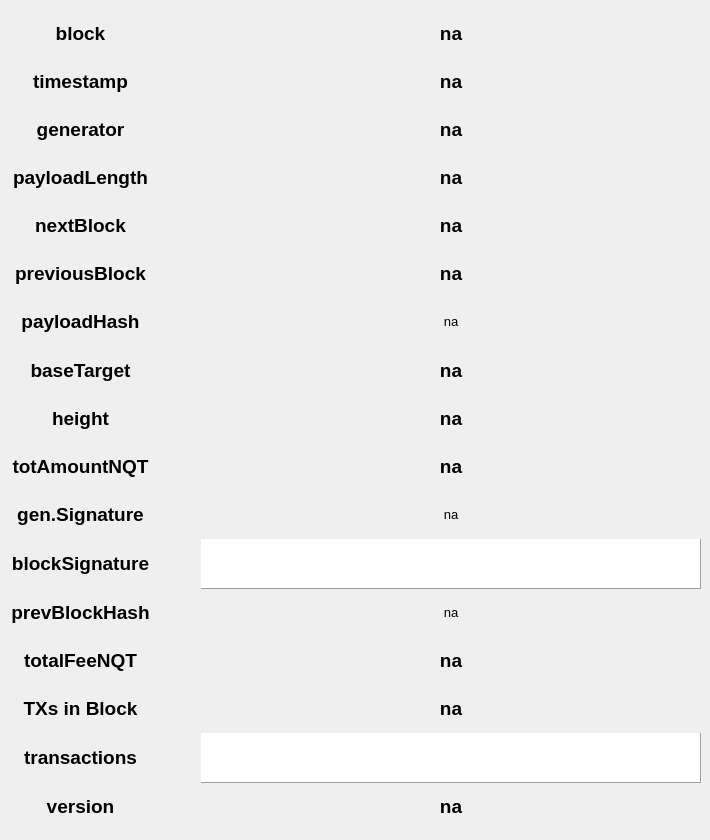
    <widget class="QWidget" name="tab_block">
     <attribute name="title">
      <string>Block</string>
     </attribute>
     <widget class="QWidget" name="gridLayoutWidget_7">
      <property name="geometry">
       <rect>
        <x>0</x>
        <y>10</y>
        <width>701</width>
        <height>821</height>
       </rect>
      </property>
      <layout class="QGridLayout" name="gridLayout_block" rowstretch="0,0,0,0,0,0,0,0,0,0,0,0,0,0,0,0,0" columnstretch="0,0,0">
       <property name="spacing">
        <number>0</number>
       </property>
       <item row="3" column="0">
        <widget class="QLabel" name="label_block_payloadLength">
         <property name="font">
          <font>
           <pointsize>14</pointsize>
           <weight>75</weight>
           <bold>true</bold>
          </font>
         </property>
         <property name="text">
          <string>payloadLength</string>
         </property>
         <property name="alignment">
          <set>Qt::AlignCenter</set>
         </property>
         <property name="textInteractionFlags">
          <set>Qt::TextSelectableByKeyboard|Qt::TextSelectableByMouse</set>
         </property>
        </widget>
       </item>
       <item row="3" column="2">
        <widget class="QLabel" name="label_block_payloadLengthD">
         <property name="font">
          <font>
           <pointsize>14</pointsize>
           <weight>75</weight>
           <bold>true</bold>
          </font>
         </property>
         <property name="text">
          <string>na</string>
         </property>
         <property name="alignment">
          <set>Qt::AlignCenter</set>
         </property>
         <property name="textInteractionFlags">
          <set>Qt::TextSelectableByKeyboard|Qt::TextSelectableByMouse</set>
         </property>
        </widget>
       </item>
       <item row="11" column="2">
        <widget class="QPlainTextEdit" name="plainTextEdit_blockSigD">
         <property name="sizePolicy">
          <sizepolicy hsizetype="Fixed" vsizetype="Fixed">
           <horstretch>0</horstretch>
           <verstretch>0</verstretch>
          </sizepolicy>
         </property>
         <property name="minimumSize">
          <size>
           <width>500</width>
           <height>0</height>
          </size>
         </property>
         <property name="maximumSize">
          <size>
           <width>500</width>
           <height>50</height>
          </size>
         </property>
         <property name="font">
          <font>
           <pointsize>10</pointsize>
           <weight>50</weight>
           <bold>false</bold>
          </font>
         </property>
         <property name="frameShape">
          <enum>QFrame::Panel</enum>
         </property>
         <property name="frameShadow">
          <enum>QFrame::Raised</enum>
         </property>
         <property name="documentTitle">
          <string notr="true"/>
         </property>
         <property name="undoRedoEnabled">
          <bool>false</bool>
         </property>
         <property name="textInteractionFlags">
          <set>Qt::TextSelectableByKeyboard|Qt::TextSelectableByMouse</set>
         </property>
        </widget>
       </item>
       <item row="1" column="2">
        <widget class="QLabel" name="label_block_timeD">
         <property name="font">
          <font>
           <pointsize>14</pointsize>
           <weight>75</weight>
           <bold>true</bold>
          </font>
         </property>
         <property name="text">
          <string>na</string>
         </property>
         <property name="textFormat">
          <enum>Qt::PlainText</enum>
         </property>
         <property name="alignment">
          <set>Qt::AlignCenter</set>
         </property>
         <property name="textInteractionFlags">
          <set>Qt::TextSelectableByKeyboard|Qt::TextSelectableByMouse</set>
         </property>
        </widget>
       </item>
       <item row="14" column="0">
        <widget class="QLabel" name="label_block_numberOfTransactions">
         <property name="font">
          <font>
           <pointsize>14</pointsize>
           <weight>75</weight>
           <bold>true</bold>
          </font>
         </property>
         <property name="text">
          <string>TXs in Block</string>
         </property>
         <property name="alignment">
          <set>Qt::AlignCenter</set>
         </property>
         <property name="textInteractionFlags">
          <set>Qt::TextSelectableByKeyboard|Qt::TextSelectableByMouse</set>
         </property>
        </widget>
       </item>
       <item row="15" column="0">
        <widget class="QLabel" name="label_block_transactions">
         <property name="sizePolicy">
          <sizepolicy hsizetype="Preferred" vsizetype="Preferred">
           <horstretch>0</horstretch>
           <verstretch>0</verstretch>
          </sizepolicy>
         </property>
         <property name="font">
          <font>
           <pointsize>14</pointsize>
           <weight>75</weight>
           <bold>true</bold>
          </font>
         </property>
         <property name="text">
          <string>transactions</string>
         </property>
         <property name="alignment">
          <set>Qt::AlignCenter</set>
         </property>
         <property name="textInteractionFlags">
          <set>Qt::TextSelectableByKeyboard|Qt::TextSelectableByMouse</set>
         </property>
        </widget>
       </item>
       <item row="12" column="0">
        <widget class="QLabel" name="label_block_previousBlockHash">
         <property name="font">
          <font>
           <pointsize>14</pointsize>
           <weight>75</weight>
           <bold>true</bold>
          </font>
         </property>
         <property name="text">
          <string>prevBlockHash</string>
         </property>
         <property name="alignment">
          <set>Qt::AlignCenter</set>
         </property>
         <property name="textInteractionFlags">
          <set>Qt::TextSelectableByKeyboard|Qt::TextSelectableByMouse</set>
         </property>
        </widget>
       </item>
       <item row="4" column="2">
        <widget class="QLabel" name="label_block_nextBlockD">
         <property name="font">
          <font>
           <pointsize>14</pointsize>
           <weight>75</weight>
           <bold>true</bold>
          </font>
         </property>
         <property name="text">
          <string>na</string>
         </property>
         <property name="textFormat">
          <enum>Qt::PlainText</enum>
         </property>
         <property name="alignment">
          <set>Qt::AlignCenter</set>
         </property>
         <property name="wordWrap">
          <bool>true</bool>
         </property>
         <property name="textInteractionFlags">
          <set>Qt::TextSelectableByKeyboard|Qt::TextSelectableByMouse</set>
         </property>
        </widget>
       </item>
       <item row="5" column="0">
        <widget class="QLabel" name="label_block_prevBlock">
         <property name="font">
          <font>
           <pointsize>14</pointsize>
           <weight>75</weight>
           <bold>true</bold>
          </font>
         </property>
         <property name="text">
          <string>previousBlock</string>
         </property>
         <property name="alignment">
          <set>Qt::AlignCenter</set>
         </property>
         <property name="textInteractionFlags">
          <set>Qt::TextSelectableByKeyboard|Qt::TextSelectableByMouse</set>
         </property>
        </widget>
       </item>
       <item row="0" column="2">
        <widget class="QLabel" name="label_block_addressD">
         <property name="font">
          <font>
           <pointsize>14</pointsize>
           <weight>75</weight>
           <bold>true</bold>
          </font>
         </property>
         <property name="text">
          <string>na</string>
         </property>
         <property name="alignment">
          <set>Qt::AlignCenter</set>
         </property>
         <property name="textInteractionFlags">
          <set>Qt::TextSelectableByKeyboard|Qt::TextSelectableByMouse</set>
         </property>
        </widget>
       </item>
       <item row="7" column="2">
        <widget class="QLabel" name="label_block_baseTargetD">
         <property name="font">
          <font>
           <pointsize>14</pointsize>
           <weight>75</weight>
           <bold>true</bold>
          </font>
         </property>
         <property name="text">
          <string>na</string>
         </property>
         <property name="alignment">
          <set>Qt::AlignCenter</set>
         </property>
         <property name="textInteractionFlags">
          <set>Qt::TextSelectableByKeyboard|Qt::TextSelectableByMouse</set>
         </property>
        </widget>
       </item>
       <item row="12" column="2">
        <widget class="QLabel" name="label_block_previousBlockHashD">
         <property name="font">
          <font>
           <pointsize>10</pointsize>
           <weight>50</weight>
           <bold>false</bold>
          </font>
         </property>
         <property name="text">
          <string>na</string>
         </property>
         <property name="textFormat">
          <enum>Qt::PlainText</enum>
         </property>
         <property name="alignment">
          <set>Qt::AlignCenter</set>
         </property>
         <property name="wordWrap">
          <bool>true</bool>
         </property>
         <property name="textInteractionFlags">
          <set>Qt::TextSelectableByKeyboard|Qt::TextSelectableByMouse</set>
         </property>
        </widget>
       </item>
       <item row="6" column="0">
        <widget class="QLabel" name="label_block_paylHash">
         <property name="font">
          <font>
           <pointsize>14</pointsize>
           <weight>75</weight>
           <bold>true</bold>
          </font>
         </property>
         <property name="text">
          <string>payloadHash</string>
         </property>
         <property name="alignment">
          <set>Qt::AlignCenter</set>
         </property>
         <property name="textInteractionFlags">
          <set>Qt::TextSelectableByKeyboard|Qt::TextSelectableByMouse</set>
         </property>
        </widget>
       </item>
       <item row="6" column="2">
        <widget class="QLabel" name="label_block_paylHashD">
         <property name="font">
          <font>
           <pointsize>10</pointsize>
           <weight>50</weight>
           <bold>false</bold>
          </font>
         </property>
         <property name="text">
          <string>na</string>
         </property>
         <property name="textFormat">
          <enum>Qt::PlainText</enum>
         </property>
         <property name="alignment">
          <set>Qt::AlignCenter</set>
         </property>
         <property name="wordWrap">
          <bool>true</bool>
         </property>
         <property name="textInteractionFlags">
          <set>Qt::TextSelectableByKeyboard|Qt::TextSelectableByMouse</set>
         </property>
        </widget>
       </item>
       <item row="8" column="0">
        <widget class="QLabel" name="label_block_height">
         <property name="font">
          <font>
           <pointsize>14</pointsize>
           <weight>75</weight>
           <bold>true</bold>
          </font>
         </property>
         <property name="text">
          <string>height</string>
         </property>
         <property name="alignment">
          <set>Qt::AlignCenter</set>
         </property>
         <property name="textInteractionFlags">
          <set>Qt::TextSelectableByKeyboard|Qt::TextSelectableByMouse</set>
         </property>
        </widget>
       </item>
       <item row="4" column="1">
        <spacer name="horizontalSpacer_2">
         <property name="orientation">
          <enum>Qt::Horizontal</enum>
         </property>
         <property name="sizeType">
          <enum>QSizePolicy::Minimum</enum>
         </property>
         <property name="sizeHint" stdset="0">
          <size>
           <width>40</width>
           <height>20</height>
          </size>
         </property>
        </spacer>
       </item>
       <item row="16" column="0">
        <widget class="QLabel" name="label_block_version">
         <property name="font">
          <font>
           <pointsize>14</pointsize>
           <weight>75</weight>
           <bold>true</bold>
          </font>
         </property>
         <property name="text">
          <string>version</string>
         </property>
         <property name="alignment">
          <set>Qt::AlignCenter</set>
         </property>
         <property name="textInteractionFlags">
          <set>Qt::TextSelectableByKeyboard|Qt::TextSelectableByMouse</set>
         </property>
        </widget>
       </item>
       <item row="16" column="2">
        <widget class="QLabel" name="label_block_versionD">
         <property name="font">
          <font>
           <pointsize>14</pointsize>
           <weight>75</weight>
           <bold>true</bold>
          </font>
         </property>
         <property name="text">
          <string>na</string>
         </property>
         <property name="alignment">
          <set>Qt::AlignCenter</set>
         </property>
         <property name="textInteractionFlags">
          <set>Qt::TextSelectableByKeyboard|Qt::TextSelectableByMouse</set>
         </property>
        </widget>
       </item>
       <item row="4" column="0">
        <widget class="QLabel" name="label_block_nextBlock">
         <property name="font">
          <font>
           <pointsize>14</pointsize>
           <weight>75</weight>
           <bold>true</bold>
          </font>
         </property>
         <property name="text">
          <string>nextBlock</string>
         </property>
         <property name="alignment">
          <set>Qt::AlignCenter</set>
         </property>
         <property name="textInteractionFlags">
          <set>Qt::TextSelectableByKeyboard|Qt::TextSelectableByMouse</set>
         </property>
        </widget>
       </item>
       <item row="10" column="2">
        <widget class="QLabel" name="label_block_generationSignatureD">
         <property name="font">
          <font>
           <pointsize>10</pointsize>
           <weight>50</weight>
           <bold>false</bold>
          </font>
         </property>
         <property name="text">
          <string>na</string>
         </property>
         <property name="textFormat">
          <enum>Qt::PlainText</enum>
         </property>
         <property name="alignment">
          <set>Qt::AlignCenter</set>
         </property>
         <property name="wordWrap">
          <bool>true</bool>
         </property>
         <property name="textInteractionFlags">
          <set>Qt::TextSelectableByKeyboard|Qt::TextSelectableByMouse</set>
         </property>
        </widget>
       </item>
       <item row="13" column="2">
        <widget class="QLabel" name="label_block_totalFeeNQTD">
         <property name="font">
          <font>
           <pointsize>14</pointsize>
           <weight>75</weight>
           <bold>true</bold>
          </font>
         </property>
         <property name="text">
          <string>na</string>
         </property>
         <property name="alignment">
          <set>Qt::AlignCenter</set>
         </property>
         <property name="textInteractionFlags">
          <set>Qt::TextSelectableByKeyboard|Qt::TextSelectableByMouse</set>
         </property>
        </widget>
       </item>
       <item row="8" column="2">
        <widget class="QLabel" name="label_block_heightD">
         <property name="font">
          <font>
           <pointsize>14</pointsize>
           <weight>75</weight>
           <bold>true</bold>
          </font>
         </property>
         <property name="text">
          <string>na</string>
         </property>
         <property name="alignment">
          <set>Qt::AlignCenter</set>
         </property>
         <property name="textInteractionFlags">
          <set>Qt::TextSelectableByKeyboard|Qt::TextSelectableByMouse</set>
         </property>
        </widget>
       </item>
       <item row="2" column="2">
        <widget class="QLabel" name="label_block_generatorD">
         <property name="font">
          <font>
           <pointsize>14</pointsize>
           <weight>75</weight>
           <bold>true</bold>
          </font>
         </property>
         <property name="text">
          <string>na</string>
         </property>
         <property name="textFormat">
          <enum>Qt::PlainText</enum>
         </property>
         <property name="alignment">
          <set>Qt::AlignCenter</set>
         </property>
         <property name="wordWrap">
          <bool>true</bool>
         </property>
         <property name="textInteractionFlags">
          <set>Qt::TextSelectableByKeyboard|Qt::TextSelectableByMouse</set>
         </property>
        </widget>
       </item>
       <item row="13" column="0">
        <widget class="QLabel" name="label_block_totalFeeNQT">
         <property name="font">
          <font>
           <pointsize>14</pointsize>
           <weight>75</weight>
           <bold>true</bold>
          </font>
         </property>
         <property name="text">
          <string>totalFeeNQT</string>
         </property>
         <property name="alignment">
          <set>Qt::AlignCenter</set>
         </property>
         <property name="textInteractionFlags">
          <set>Qt::TextSelectableByKeyboard|Qt::TextSelectableByMouse</set>
         </property>
        </widget>
       </item>
       <item row="7" column="0">
        <widget class="QLabel" name="label_block_baseTarget">
         <property name="font">
          <font>
           <pointsize>14</pointsize>
           <weight>75</weight>
           <bold>true</bold>
          </font>
         </property>
         <property name="text">
          <string>baseTarget</string>
         </property>
         <property name="alignment">
          <set>Qt::AlignCenter</set>
         </property>
         <property name="textInteractionFlags">
          <set>Qt::TextSelectableByKeyboard|Qt::TextSelectableByMouse</set>
         </property>
        </widget>
       </item>
       <item row="10" column="0">
        <widget class="QLabel" name="label_block_generationSignature">
         <property name="font">
          <font>
           <pointsize>14</pointsize>
           <weight>75</weight>
           <bold>true</bold>
          </font>
         </property>
         <property name="text">
          <string>gen.Signature</string>
         </property>
         <property name="alignment">
          <set>Qt::AlignCenter</set>
         </property>
         <property name="textInteractionFlags">
          <set>Qt::TextSelectableByKeyboard|Qt::TextSelectableByMouse</set>
         </property>
        </widget>
       </item>
       <item row="14" column="2">
        <widget class="QLabel" name="label_block_numberOfTransactionsD">
         <property name="font">
          <font>
           <pointsize>14</pointsize>
           <weight>75</weight>
           <bold>true</bold>
          </font>
         </property>
         <property name="text">
          <string>na</string>
         </property>
         <property name="alignment">
          <set>Qt::AlignCenter</set>
         </property>
         <property name="textInteractionFlags">
          <set>Qt::TextSelectableByKeyboard|Qt::TextSelectableByMouse</set>
         </property>
        </widget>
       </item>
       <item row="2" column="0">
        <widget class="QLabel" name="label_block_generator">
         <property name="font">
          <font>
           <pointsize>14</pointsize>
           <weight>75</weight>
           <bold>true</bold>
          </font>
         </property>
         <property name="text">
          <string>generator</string>
         </property>
         <property name="alignment">
          <set>Qt::AlignCenter</set>
         </property>
         <property name="textInteractionFlags">
          <set>Qt::TextSelectableByKeyboard|Qt::TextSelectableByMouse</set>
         </property>
        </widget>
       </item>
       <item row="5" column="2">
        <widget class="QLabel" name="label_block_prevBlockD">
         <property name="font">
          <font>
           <pointsize>14</pointsize>
           <weight>75</weight>
           <bold>true</bold>
          </font>
         </property>
         <property name="text">
          <string>na</string>
         </property>
         <property name="textFormat">
          <enum>Qt::PlainText</enum>
         </property>
         <property name="alignment">
          <set>Qt::AlignCenter</set>
         </property>
         <property name="wordWrap">
          <bool>true</bool>
         </property>
         <property name="textInteractionFlags">
          <set>Qt::TextSelectableByKeyboard|Qt::TextSelectableByMouse</set>
         </property>
        </widget>
       </item>
       <item row="15" column="2">
        <widget class="QPlainTextEdit" name="plainTextEdit_TXsD">
         <property name="sizePolicy">
          <sizepolicy hsizetype="Fixed" vsizetype="Fixed">
           <horstretch>0</horstretch>
           <verstretch>0</verstretch>
          </sizepolicy>
         </property>
         <property name="minimumSize">
          <size>
           <width>500</width>
           <height>0</height>
          </size>
         </property>
         <property name="maximumSize">
          <size>
           <width>500</width>
           <height>50</height>
          </size>
         </property>
         <property name="font">
          <font>
           <pointsize>8</pointsize>
          </font>
         </property>
         <property name="frameShape">
          <enum>QFrame::Panel</enum>
         </property>
         <property name="frameShadow">
          <enum>QFrame::Raised</enum>
         </property>
         <property name="documentTitle">
          <string notr="true"/>
         </property>
         <property name="undoRedoEnabled">
          <bool>false</bool>
         </property>
         <property name="textInteractionFlags">
          <set>Qt::TextSelectableByKeyboard|Qt::TextSelectableByMouse</set>
         </property>
        </widget>
       </item>
       <item row="0" column="0">
        <widget class="QLabel" name="label_block_address">
         <property name="font">
          <font>
           <pointsize>14</pointsize>
           <weight>75</weight>
           <bold>true</bold>
          </font>
         </property>
         <property name="text">
          <string>block</string>
         </property>
         <property name="alignment">
          <set>Qt::AlignCenter</set>
         </property>
         <property name="textInteractionFlags">
          <set>Qt::TextSelectableByKeyboard|Qt::TextSelectableByMouse</set>
         </property>
        </widget>
       </item>
       <item row="1" column="0">
        <widget class="QLabel" name="label_block_timestamp">
         <property name="font">
          <font>
           <pointsize>14</pointsize>
           <weight>75</weight>
           <bold>true</bold>
          </font>
         </property>
         <property name="text">
          <string>timestamp</string>
         </property>
         <property name="alignment">
          <set>Qt::AlignCenter</set>
         </property>
         <property name="textInteractionFlags">
          <set>Qt::TextSelectableByKeyboard|Qt::TextSelectableByMouse</set>
         </property>
        </widget>
       </item>
       <item row="11" column="0">
        <widget class="QLabel" name="label_block_blockSignature">
         <property name="font">
          <font>
           <pointsize>14</pointsize>
           <weight>75</weight>
           <bold>true</bold>
          </font>
         </property>
         <property name="text">
          <string>blockSignature</string>
         </property>
         <property name="alignment">
          <set>Qt::AlignCenter</set>
         </property>
         <property name="textInteractionFlags">
          <set>Qt::TextSelectableByKeyboard|Qt::TextSelectableByMouse</set>
         </property>
        </widget>
       </item>
       <item row="9" column="0">
        <widget class="QLabel" name="label_block_totAmountNQT">
         <property name="font">
          <font>
           <pointsize>14</pointsize>
           <weight>75</weight>
           <bold>true</bold>
          </font>
         </property>
         <property name="text">
          <string>totAmountNQT</string>
         </property>
         <property name="alignment">
          <set>Qt::AlignCenter</set>
         </property>
         <property name="textInteractionFlags">
          <set>Qt::TextSelectableByKeyboard|Qt::TextSelectableByMouse</set>
         </property>
        </widget>
       </item>
       <item row="9" column="2">
        <widget class="QLabel" name="label_block_totalAmountNQTD">
         <property name="font">
          <font>
           <pointsize>14</pointsize>
           <weight>75</weight>
           <bold>true</bold>
          </font>
         </property>
         <property name="text">
          <string>na</string>
         </property>
         <property name="alignment">
          <set>Qt::AlignCenter</set>
         </property>
         <property name="textInteractionFlags">
          <set>Qt::TextSelectableByKeyboard|Qt::TextSelectableByMouse</set>
         </property>
        </widget>
       </item>
      </layout>
     </widget>
    </widget>
